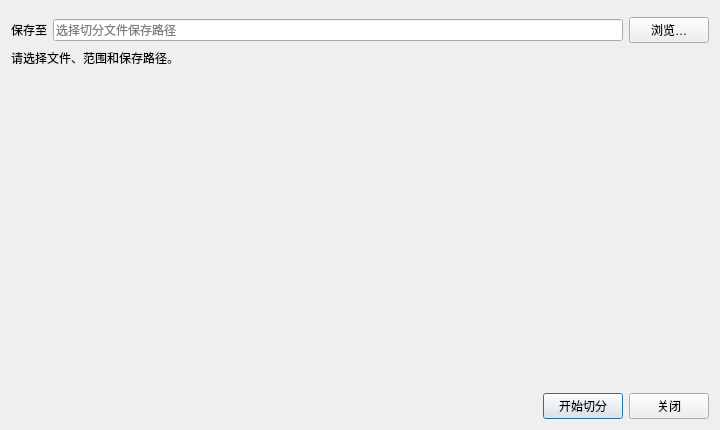
<?xml version='1.0' encoding='utf-8'?>
<ui version="4.0">
 <class>FormHexSplit</class>
 <widget class="QDialog" name="FormHexSplit">
  <property name="geometry">
   <rect>
    <x>0</x>
    <y>0</y>
    <width>720</width>
    <height>430</height>
   </rect>
  </property>
  <property name="windowTitle">
   <string>码流分割（HexSplit）</string>
  </property>
  <layout class="QVBoxLayout" name="verticalLayout">
   <item>
    <widget class="FormFileRange" name="fileRange" native="true" />
   </item>
   <item>
    <layout class="QHBoxLayout" name="destinationLayout">
     <item>
      <widget class="QLabel" name="label_destination">
       <property name="text">
        <string>保存至</string>
       </property>
      </widget>
     </item>
     <item>
      <widget class="QLineEdit" name="edit_destination">
       <property name="placeholderText">
        <string>选择切分文件保存路径</string>
       </property>
      </widget>
     </item>
     <item>
      <widget class="QPushButton" name="button_destination">
       <property name="text">
        <string>浏览…</string>
       </property>
      </widget>
     </item>
    </layout>
   </item>
   <item>
    <widget class="QLabel" name="label_status">
     <property name="text">
      <string>请选择文件、范围和保存路径。</string>
     </property>
     <property name="wordWrap">
      <bool>true</bool>
     </property>
    </widget>
   </item>
   <item>
    <spacer name="verticalSpacer">
     <property name="orientation">
      <enum>Qt::Vertical</enum>
     </property>
     <property name="sizeHint" stdset="0">
      <size>
       <width>20</width>
       <height>20</height>
      </size>
     </property>
    </spacer>
   </item>
   <item>
    <layout class="QHBoxLayout" name="buttonLayout">
     <item>
      <spacer name="buttonSpacer">
       <property name="orientation">
        <enum>Qt::Horizontal</enum>
       </property>
       <property name="sizeHint" stdset="0">
        <size>
         <width>40</width>
         <height>20</height>
        </size>
       </property>
      </spacer>
     </item>
     <item>
      <widget class="QPushButton" name="button_split">
       <property name="text">
        <string>开始切分</string>
       </property>
       <property name="default">
        <bool>true</bool>
       </property>
      </widget>
     </item>
     <item>
      <widget class="QPushButton" name="button_close">
       <property name="text">
        <string>关闭</string>
       </property>
      </widget>
     </item>
    </layout>
   </item>
  </layout>
 </widget>
 <customwidgets>
  <customwidget>
   <class>FormFileRange</class>
   <extends>QWidget</extends>
   <header>FormFileRange.h</header>
   <container>1</container>
  </customwidget>
 </customwidgets>
 <resources />
 <connections />
</ui>
